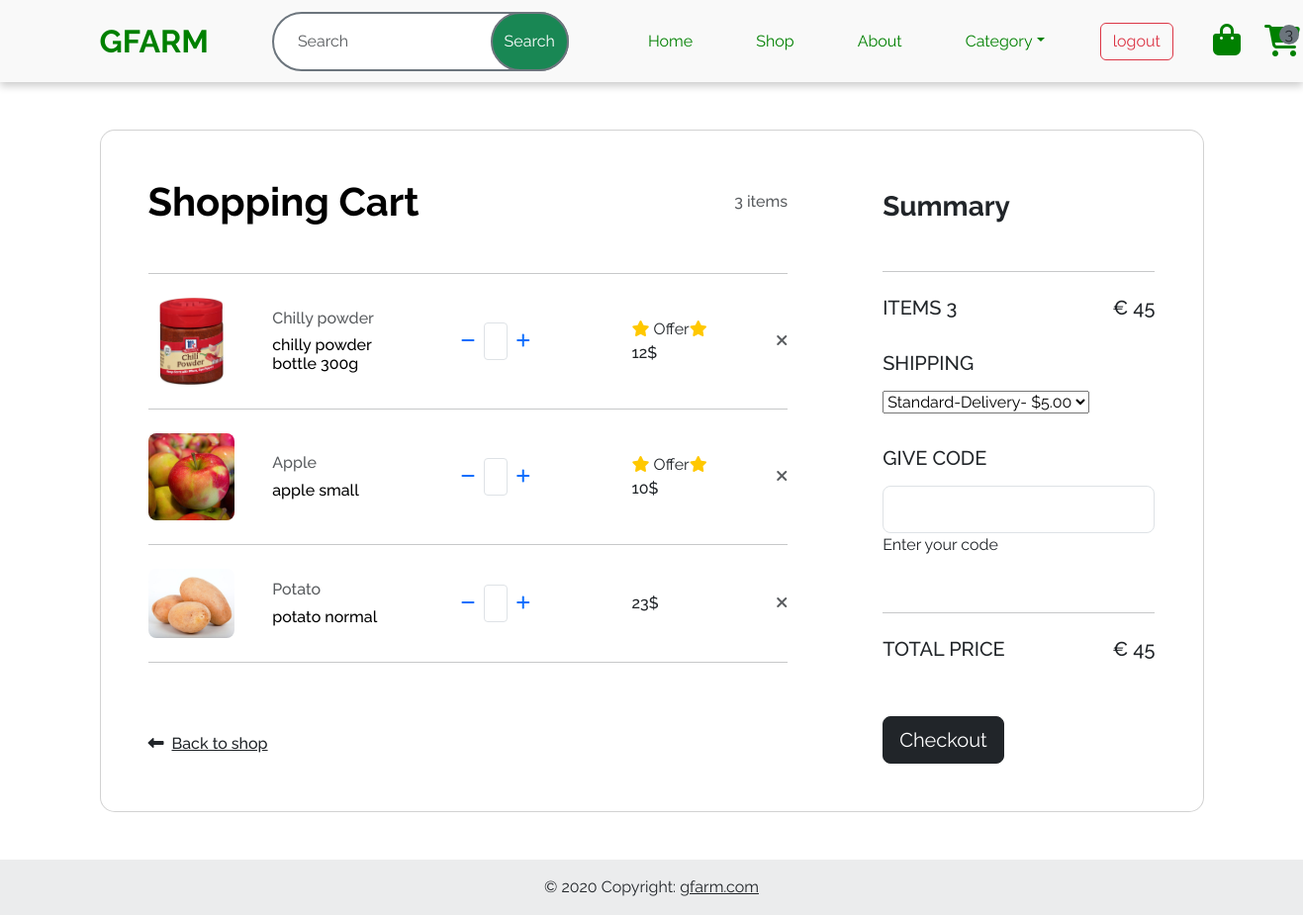
The app's page /user/cart/ (signed in), older data.
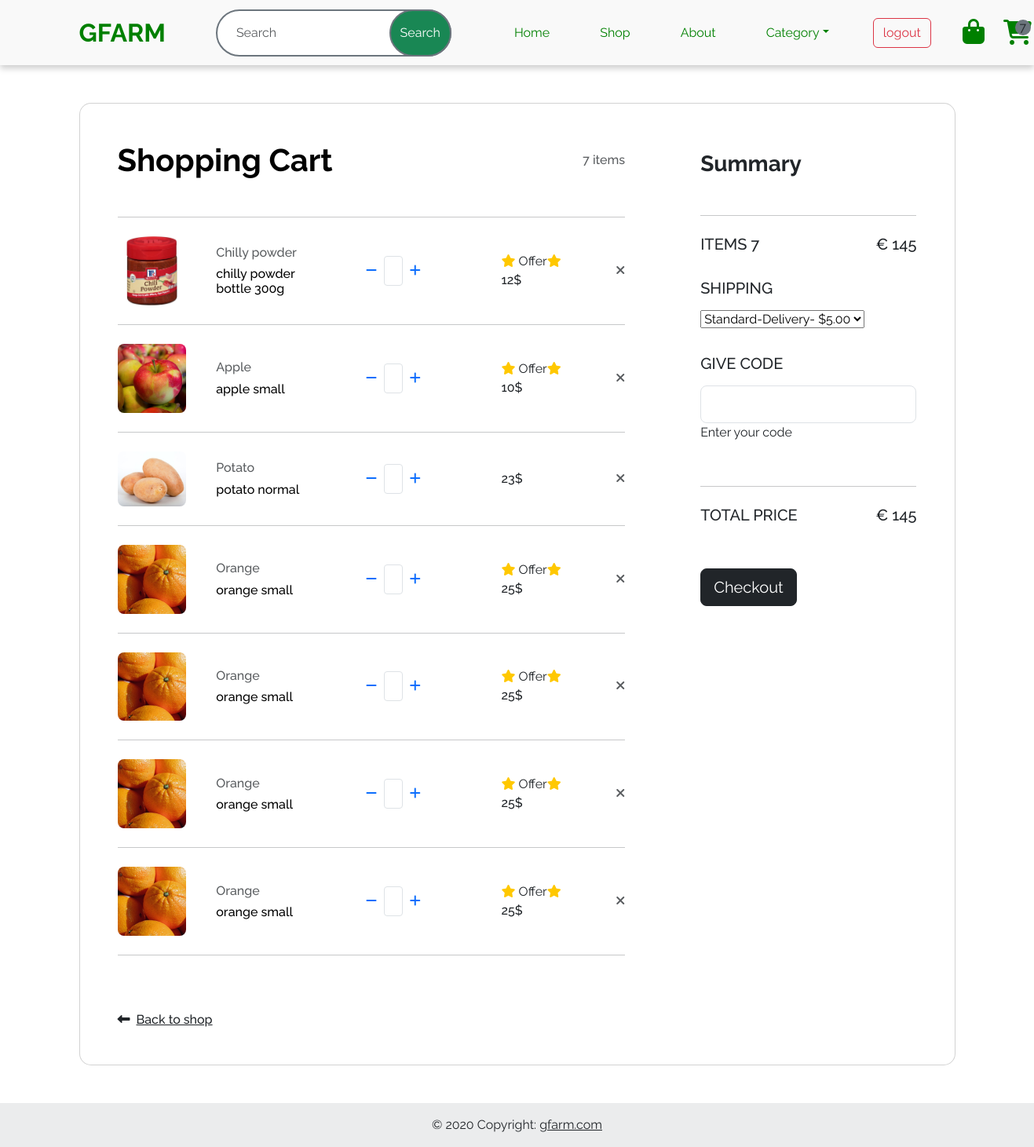
The same page, newer data.
### account/models.py (models this page shows, shortened)
class Cart(models.Model):
    products = models.ForeignKey(Products,on_delete=models.CASCADE,related_name='prod')
    date=models.DateField(auto_now_add=True)
    user = models.ForeignKey(User,on_delete=models.CASCADE)
    status = models.CharField(max_length=100,default='added')

class Products(models.Model):
    title = models.CharField(max_length=50)
    description = models.CharField(max_length=50)
    price = models.IntegerField()
    image = models.ImageField(upload_to='product_images')
    options=(
        ('Vegetables','Vegetables'),
        ('Fruits','Fruits'),
        ('Diary','Diary'),
        ('Spices','Spices'),
    )
    category = models.CharField(max_length=100,choices = options)
    stock = models.IntegerField()
    is_offer = models.BooleanField(default=False,null=True)
    offer_price = models.IntegerField(null=True)

### user/views.py (the view)
# urls.py: path('cart/', views.CartlistView.as_view(),name='cart'),
@method_decorator(dec,name='dispatch')
class CartlistView(ListView):
    template_name="cart.html"
    queryset=Cart.objects.all()
    context_object_name="cart"
    def get_context_data(self, **kwargs: Any) -> dict[str, Any]:
        res = super().get_context_data(**kwargs)
        total = 0
        for i in res['cart']:
            if i.products.is_offer:
                total += i.products.offer_price
            else:
                total += i.products.price
        res['total'] = total
        return res
    def get_queryset(self):
        res=super().get_queryset()
        res=res.filter(user=self.request.user)
        return res

### account/views.py (called while the page is built)
def signin_required(func):
    def inner(request,**kwargs):
        if request.user.is_authenticated:
            return func(request,**kwargs)
        else:
            messages.error(request,'Login required')
            return redirect('login')
    return inner

### user/context_processor.py (called while the page is built)
def cart_count(request):
    if request.user.is_authenticated:
        count = Cart.objects.filter(user = request.user).count()
        return {'count':count}
    else:
        return {'count':0}

### user/templates/cart.html (shortened to what the changed rows need)
{% extends "landing.html" %}
{% block main %}
<section class="h-100 h-custom">
    <div class="container py-5 h-100">
      <div class="row d-flex justify-content-center align-items-center h-100">
        <div class="col-12">
          <div class="card card-registration card-registration-2" style="border-radius: 15px;">
            <div class="card-body p-0">
              <div class="row g-0">
                <div class="col-lg-8">
                  <div class="p-5">
                    <div class="d-flex justify-content-between align-items-center mb-5">
                      <h1 class="fw-bold mb-0 text-black">Shopping Cart</h1>
                      <h6 class="mb-0 text-muted">{{count}} items</h6>
                    </div>
                    <hr class="my-4">
                    {% for cart_item in cart %}
                    {% if cart_item.status == 'added' %}
                    <div class="row mb-4 d-flex justify-content-between align-items-center">
                      <div class="col-md-2 col-lg-2 col-xl-2">
                        <img
                          src="{{cart_item.products.image.url}}"
                          class="img-fluid rounded-3" alt="Cotton T-shirt">
                      </div>
                      <div class="col-md-3 col-lg-3 col-xl-3">
                        <h6 class="text-muted">{{cart_item.products.title}}</h6>
                        <h6 class="text-black mb-0">{{cart_item.products.description}}</h6>
                      </div>
                      <div class="col-md-3 col-lg-3 col-xl-2 d-flex">
                        <button class="btn btn-link px-2"
                          onclick="this.parentNode.querySelector('input[type=number]').stepDown()">
                          <i class="fas fa-minus"></i>
                        </button>
                        <input id="form1" min="0" name="quantity" value="1" type="number"
                          class="form-control form-control-sm" />
                        <button class="btn btn-link px-2"
                          onclick="this.parentNode.querySelector('input[type=number]').stepUp()">
                          <i class="fas fa-plus"></i>
                        </button>
                      </div>
                      {% if cart_item.products.is_offer %}
                      <div class="col-md-3 col-lg-2 col-xl-2 offset-lg-1">
                        <i class="fa-solid fa-star" style="color: #ffc800;"></i>
                        <p class="d-inline">Offer</p><i class="fa-solid fa-star" style="color: #ffc800;"></i>
                        <h6 class="mb-0 d-inline">{{cart_item.products.offer_price}}$</h6>
                      </div>
                      {% else %}
                      <div class="col-md-3 col-lg-2 col-xl-2 offset-lg-1">
                        <h6 class="mb-0">{{cart_item.products.price}}$</h6>
                      </div>
                      {% endif %}
                      <div class="col-md-1 col-lg-1 col-xl-1 text-end">
                        <a href="{% url 'cdelt' cart_item.id %}" class="text-muted"><i class="fas fa-times"></i></a>
                      </div>
                    </div>
                    <hr class="my-4">
                    {% endif %}
                    {% endfor %}
                    <div class="pt-5">
                      <h6 class="mb-0"></h6>
                    </div>
                  </div>
                </div>
                <div class="col-lg-4 bg-grey">
                  <div class="p-5">
                    <div class="d-flex justify-content-between mb-4">
                      <h5 class="text-uppercase">items {{count}}</h5>
                      <h5>€ {{total}}</h5>
                    </div>
                    <div class="d-flex justify-content-between mb-5">
                      <h5 class="text-uppercase">Total price</h5>
                      <h5>€ {{total}}</h5>
                    </div>
                  </div>
                </div>
              </div>
            </div>
          </div>
        </div>
      </div>
    </div>
  </section>
{% endblock main %}

Row changes from the older to the newer data that the page shows:
added Cart: products.image (picture), products "Orange", products.description "orange small", products.offer_price "25"
added Cart: products.image (picture), products "Orange", products.description "orange small", products.offer_price "25"
added Cart: products.image (picture), products "Orange", products.description "orange small", products.offer_price "25"
added Cart: products.image (picture), products "Orange", products.description "orange small", products.offer_price "25"
Text that changed along with them:
{{ count }}: "3" → "7"
{{ total }}: "45" → "145"
